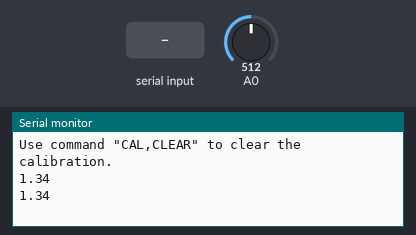
This sketch was run on a simulated Arduino Uno, built with avr-gcc and run on an emulated ATmega328P. On the bench: the last lines printed to the serial monitor. Inputs (shaded band) come from the test bench; at power-on: A0 = 512.

Above: at 1.2 s.
1.3 s: "CAL,CLEAR\n" received over Serial
4.5 s: A0 set to 716
At 5.8 s:
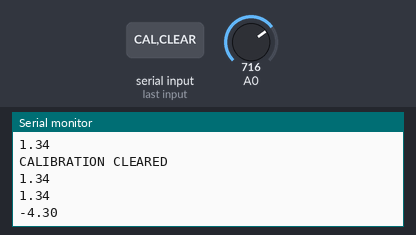
6.0 s: A0 set to 900
At 6.8 s:
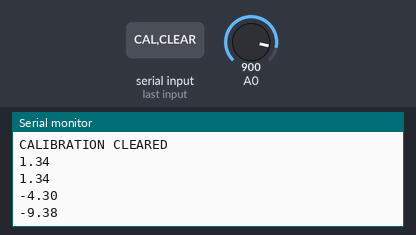
Timing chart, 0 to 9.0 s (numbered marks = the images above; inputs shaded):
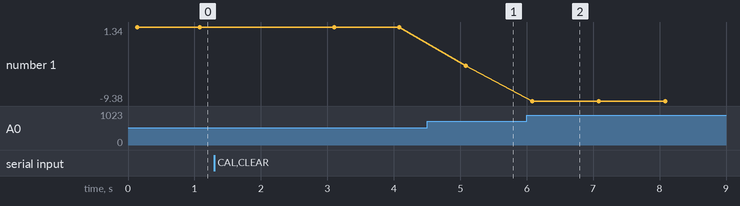

Measured:
- after the input at 4.5 s, the serial monitor: prints a new line after 0.58 s (image 1)
- after the input at 6.0 s, the serial monitor: prints a new line after 0.08 s (image 2)
- plotted number 1: 1.34 → -4.3 after the input at 4.5 s, -4.3 → -9.38 after the input at 6.0 s

The sketch:

pH_calibration.ino
```cpp
#include "ph_grav.h"  // header file for Atlas Scientific gravity pH sensor

String inputstring = "";               // a string to hold incoming data from the PC
boolean input_string_complete = false; // a flag to indicate if we have received all the data from the PC
char inputstring_array[10];            // a char array needed for string parsing
Gravity_pH pH = A0;                    // assign analog pin A0 of Arduino to class Gravity_pH

void setup() {
  Serial.begin(9600);  // enable serial port
  if (pH.begin()) {
    Serial.println("Loaded EEPROM");
  }
  Serial.println(F("Use commands \"CAL,4\", \"CAL,7\", and \"CAL,10\" to calibrate the circuit."));
  Serial.println(F("Use command \"CAL,CLEAR\" to clear the calibration."));
}

void serialEvent() {
  inputstring = Serial.readStringUntil('\r'); // read the string until we see a carriage return
  input_string_complete = true;               // set the flag used to tell if we have received a completed string from the PC
}

void loop() {
  if (input_string_complete) {                // check if data received
    inputstring.toCharArray(inputstring_array, 10); // convert the string to a char array
    parse_cmd(inputstring_array);             // send data to parse_cmd function
    input_string_complete = false;            // reset the flag
    inputstring = "";                         // clear the string
  }

  Serial.println(pH.read_ph());               // output pH reading to serial monitor
  delay(1000);
}

void parse_cmd(char* string) {
  strupr(string);                             // convert input string to uppercase

  if (strcmp(string, "CAL,4") == 0) {          // compare user input string with CAL,4 and if they match, proceed
    pH.cal_low();                             // call function for low point calibration
    Serial.println("LOW CALIBRATED");
  }
  else if (strcmp(string, "CAL,7") == 0) {     // compare user input string with CAL,7 and if they match, proceed
    pH.cal_mid();                             // call function for midpoint calibration
    Serial.println("MID CALIBRATED");
  }
  else if (strcmp(string, "CAL,10") == 0) {    // compare user input string with CAL,10 and if they match, proceed
    pH.cal_high();                            // call function for highpoint calibration
    Serial.println("HIGH CALIBRATED");
  }
  else if (strcmp(string, "CAL,CLEAR") == 0) { // compare user input string with CAL,CLEAR and if they match, proceed
    pH.cal_clear();                           // call function for clearing calibration
    Serial.println("CALIBRATION CLEARED");
  }
}
```
